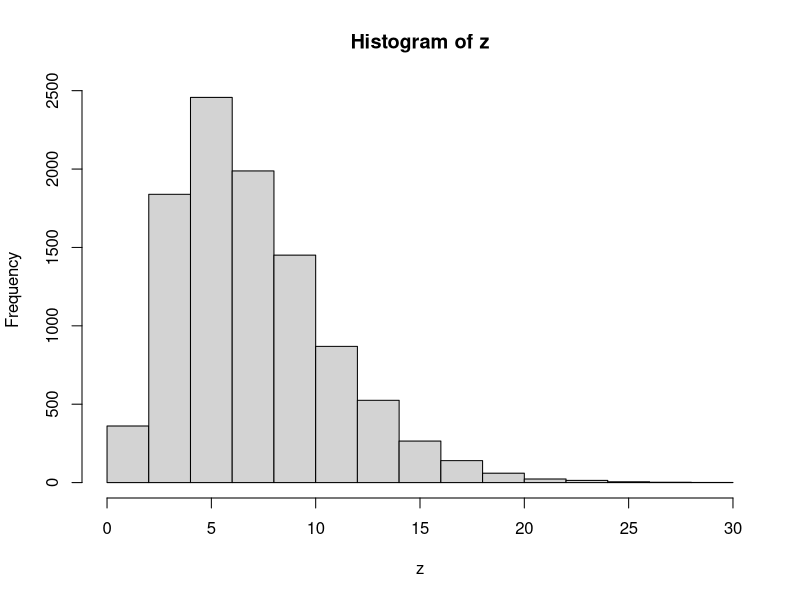
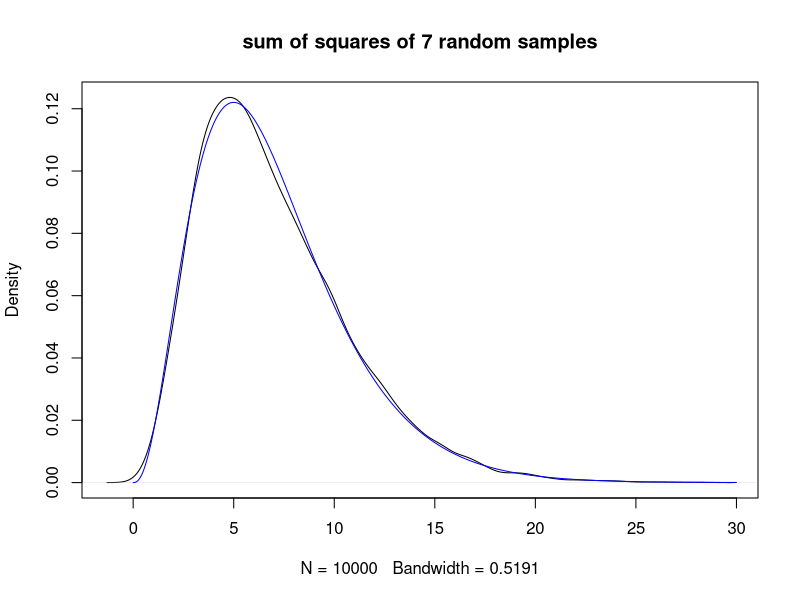

Write the R code that produced these figures, in order.
## ---- chunk 1
num=70000
x=rnorm(num) ## generate random standard normal numbers
x2=x^2
dim(x2)=c(10000,7) ## organize the squares into a 10000 by 7 matrix
z=apply(x2,1,sum)  ## get the sums of the rows
hist(z)
plot(density(z),main="sum of squares of 7 random samples")
px=seq(from=0,to=30,by=.02)
py=dchisq(px,df=7)
lines(px,py,col="blue")  #plot chi squared function in blue
mean(z)
var(z)
